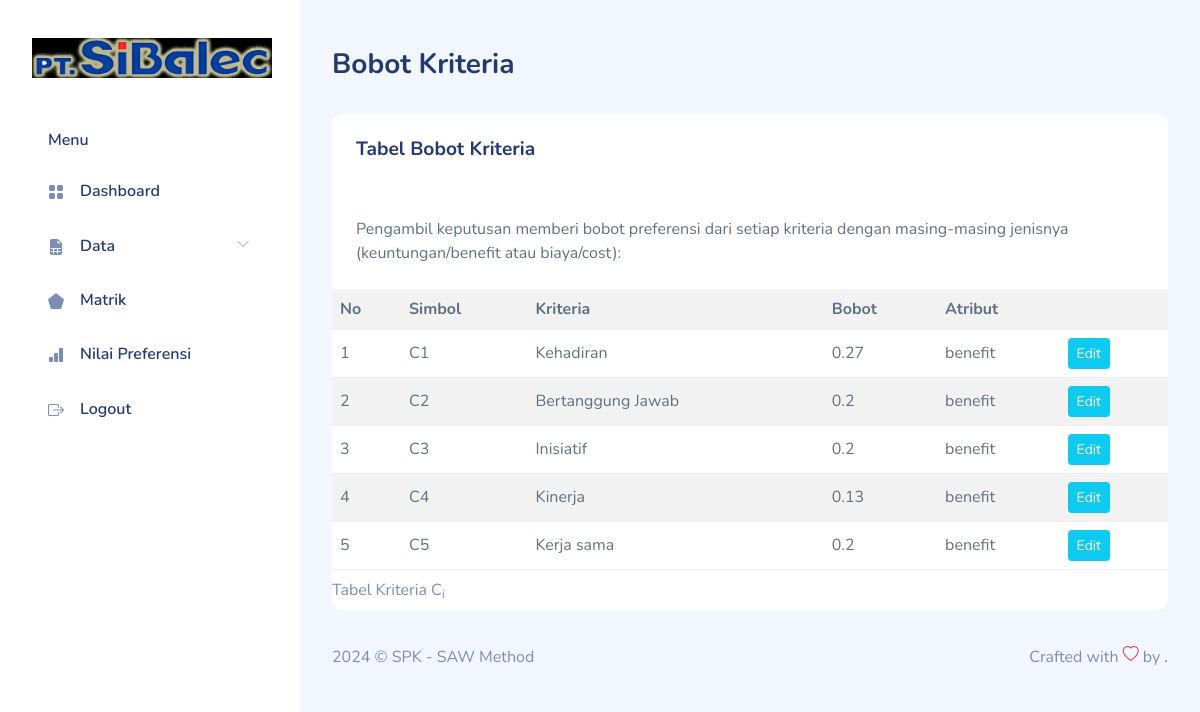
/bobot.php (signed in), run on the app's committed database.
### tables this page shows
CREATE TABLE `saw_criterias` (
  `id_criteria` tinyint(3) UNSIGNED NOT NULL,
  `criteria` varchar(100) NOT NULL,
  `weight` float NOT NULL,
  `attribute` set('benefit','cost') DEFAULT NULL
);

### bobot.php (the view, shortened to what this page needs)
<!DOCTYPE html>
<html lang="en">
  <?php
require "layout/head.php";
require "include/conn.php";
?>
  <body>
    <div id="app">
      <?php require "layout/sidebar.php";?>
      <div id="main">
        <div class="page-heading">
          <h3>Bobot Kriteria</h3>
        </div>
        <div class="page-content">
          <section class="row">
            <div class="col-12">
              <div class="card">
                <div class="card-header">
                  <h4 class="card-title">Tabel Bobot Kriteria</h4>
                </div>
                <div class="card-content">
                  <div class="card-body">
                    <p class="card-text">Pengambil keputusan memberi bobot preferensi dari setiap kriteria dengan
                      masing-masing jenisnya (keuntungan/benefit atau biaya/cost):</p>
                  </div>
                  <div class="table-responsive">
                    <table class="table table-striped mb-0">
                    <caption>
    Tabel Kriteria C<sub>i</sub>
  </caption>
  <tr>
    <th>No</th>
    <th>Simbol</th>
    <th>Kriteria</th>
    <th>Bobot</th>
    <th colspan="2">Atribut</th>
  </tr>
  <?php
$sql = 'SELECT id_criteria,criteria,weight,attribute FROM saw_criterias';
$result = $db->query($sql);
$i = 0;
while ($row = $result->fetch_object()) {
    echo "<tr>
        <td class='right'>" . (++$i) . "</td>
        <td class='center'>C{$i}</td>
        <td>{$row->criteria}</td>
        <td>{$row->weight}</td>
        <td>{$row->attribute}</td>
        <td>
            <a href='bobot-edit.php?id={$row->id_criteria}' class='btn btn-info btn-sm'>Edit</a>
            </td>
      </tr>\n";
}
?>
                    </table>
                  </div>
                </div>
              </div>
            </div>
          </section>
        </div>
        <?php require "layout/footer.php";?>
      </div>
    </div>
  </body>
</html>

### assets/css/app.css (style rules this page uses)
.btn.btn-danger,.btn.btn-info,.btn.btn-primary,.btn.btn-secondary,.btn.btn-success,.btn.btn-warning { color:#fff }
.card { margin-bottom:2.2rem;border:none }
.card .card-header { border:none }
.card .card-header h4 { font-size:1.2rem;font-weight:700 }
.card .card-content { position:relative }
.card .card-title { font-size:1.2rem }
.card .card-body { padding:1.5rem }
.dataTable-table td,.dataTable-table thead th,.table td,.table thead th { vertical-align:middle }
#main { margin-left:300px;padding:2rem }
.page-heading { margin:0 0 2rem }
.page-heading h3 { font-weight:700 }
a { text-decoration:none }

### data on the page
saw_criterias: criteria "Kehadiran", weight "0.27", attribute "benefit"
saw_criterias: criteria "Bertanggung Jawab", weight "0.2", attribute "benefit"
saw_criterias: criteria "Inisiatif", weight "0.2", attribute "benefit"
saw_criterias: criteria "Kinerja", weight "0.13", attribute "benefit"
saw_criterias: criteria "Kerja sama", weight "0.2", attribute "benefit"
